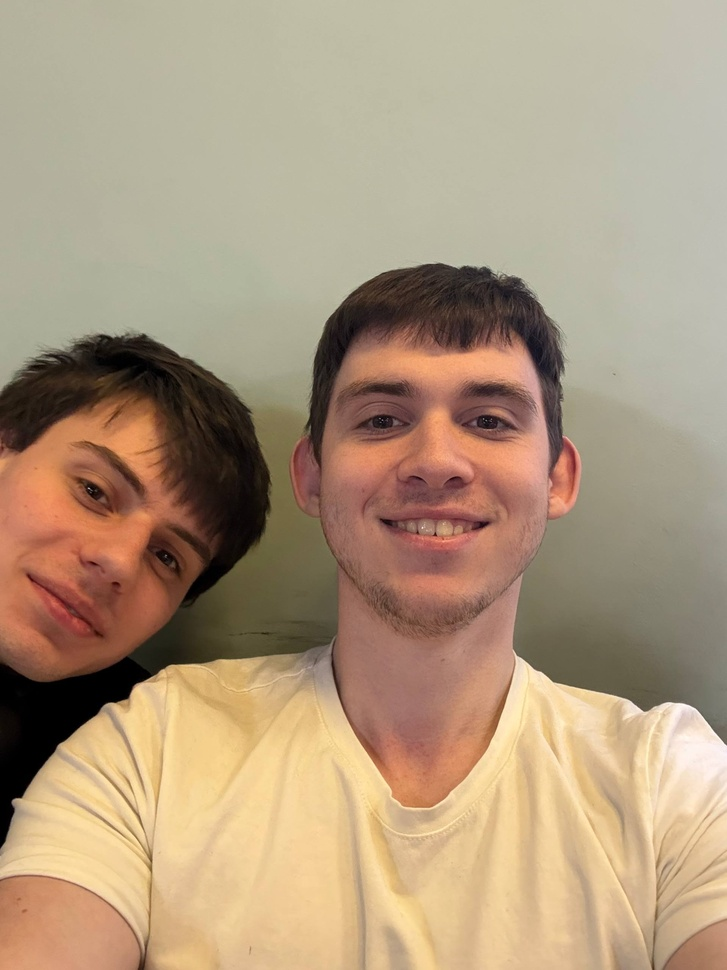
#> input picture pictures/lab3/photo_2026-03-09_16-30-33.jpg, 727 x 970 px, shrunk from 1919 x 2560 before the run
$ python lab3.py
#> lines starting #> are read from the running program, lines starting #| are printed output that depends on the picture; after the words box and inside, x2 and y2 are one past the last pixel; in counts of white or black regions, pixels touching at a corner belong together
import cv2
import numpy as np
import matplotlib.pyplot as plt

def imread_unicode(path):
    try:
        with open(path, "rb") as f:
            chunk = f.read()
        return cv2.imdecode(np.frombuffer(chunk, dtype=np.uint8), cv2.IMREAD_COLOR)
#> returned value is the input picture: shape (970, 727, 3); mean B, G, R 126.2, 152.5, 174.7
    except Exception as e:
        print(f"Помилка читання: {e}")
        return None

path_l = 'G:/allLabs/обробка зображень/lab3/photo_2026-03-09_16-30-33.jpg'
path_r = 'G:/allLabs/обробка зображень/lab3/photo_2026-03-09_16-30-26.jpg'

img_left = imread_unicode(path_l)
img_right = imread_unicode(path_r)
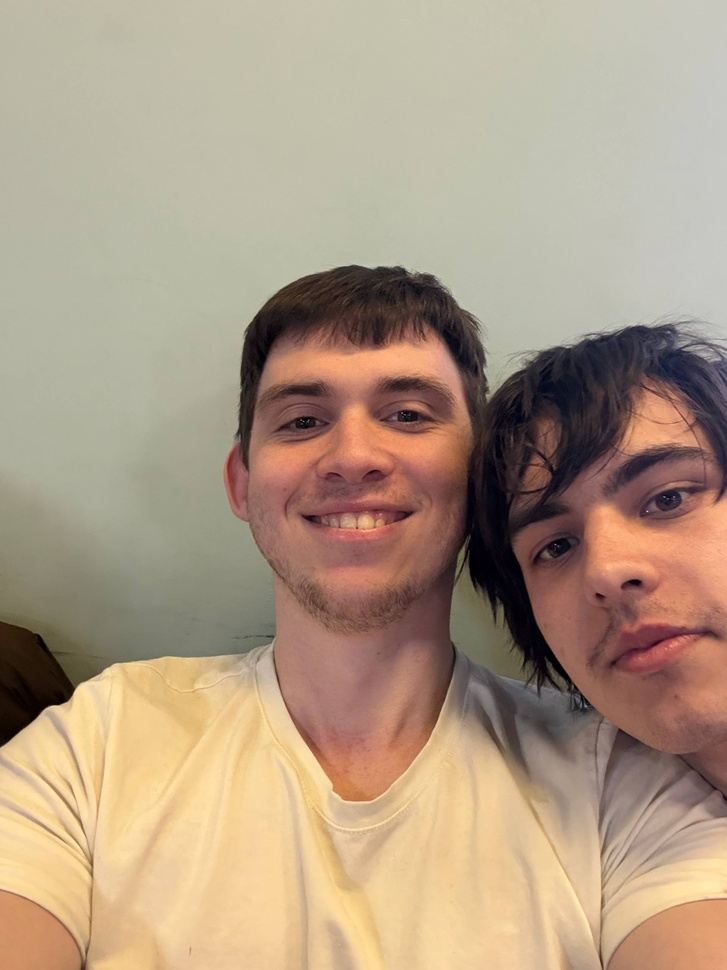
#> input picture pictures/lab3/photo_2026-03-09_16-30-26.jpg, 727 x 970 px, shrunk from 1919 x 2560 before the run
#> in imread_unicode, returned value is the input picture: shape (970, 727, 3); mean B, G, R 132.3, 154.4, 175

if img_left is None or img_right is None:
    print(" Файли не знайдено!")
    exit()

img_l = cv2.cvtColor(img_left, cv2.COLOR_BGR2RGB)
img_r = cv2.cvtColor(img_right, cv2.COLOR_BGR2RGB)
gray_l = cv2.cvtColor(img_left, cv2.COLOR_BGR2GRAY)
gray_r = cv2.cvtColor(img_right, cv2.COLOR_BGR2GRAY)
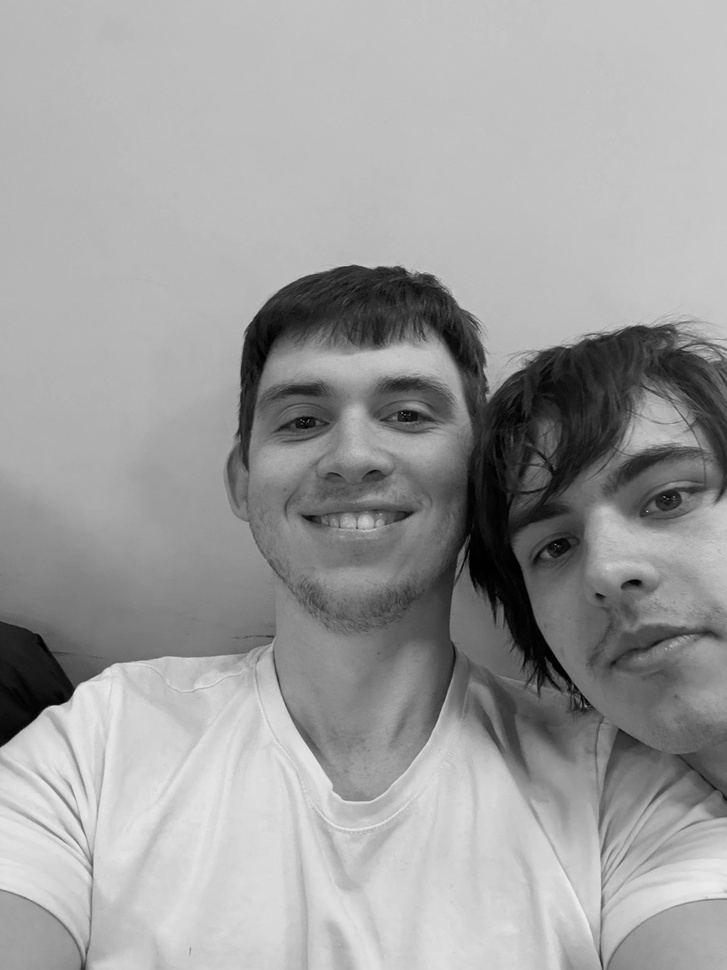
#> gray_r: shape (970, 727); min 0, max 238, mean 158.1

sift = cv2.SIFT_create()
kp_l, des_l = sift.detectAndCompute(gray_l, None)
#> kp_l = 554 keypoints; strongest (x, y, size): (116, 682, 30.8), (127, 366, 51.9), (139, 690, 9.8), (435, 534, 2.2)
kp_r, des_r = sift.detectAndCompute(gray_r, None)
#> kp_r = 644 keypoints; strongest (x, y, size): (656, 422, 39.2), (265, 336, 30.6), (421, 357, 31.3), (635, 582, 7.5)

bf = cv2.BFMatcher()
matches = bf.knnMatch(des_l, des_r, k=2)
#> matches = 554 matches
good_matches = [m for m, n in matches if m.distance < 0.75 * n.distance]
#> good_matches = 68 matches

if len(good_matches) > 4:
    src_pts = np.float32([kp_l[m.queryIdx].pt for m in good_matches]).reshape(-1, 1, 2)
#> src_pts = 68 rows, first 8: [77.54, 882.5], [79.18, 767.4], [85.77, 889], [115.1, 405.6], [144.5, 856.1], [144.9, 869.1], [147.1, 898.9], [148.3, 860.6]
    dst_pts = np.float32([kp_r[m.trainIdx].pt for m in good_matches]).reshape(-1, 1, 2)
#> dst_pts = 68 rows, first 8: [46.95, 907.1], [19.42, 773.6], [24.71, 897.9], [358.1, 500.7], [85.46, 861.5], [85.86, 875.2], [87.85, 904.8], [89.32, 865.8]

    H, mask = cv2.findHomography(src_pts, dst_pts, cv2.RANSAC, 5.0)
#> H = [[0.909, 0.0193, -67.64], [-0.0929, 0.897, 59.25], [-6.75e-05, -5.27e-05, 1]]; mask = 68 values, max 1 at index 1, min 0 at index 0, mean 0.735

    h_l, w_l = img_l.shape[:2]
#> h_l = 970; w_l = 727
    h_r, w_r = img_r.shape[:2]
#> h_r = 970; w_r = 727

    corners_l = np.float32([[0, 0], [0, h_l], [w_l, h_l], [w_l, 0]]).reshape(-1, 1, 2)
#> corners_l = [[0, 0], [0, 970], [727, 970], [727, 0]]
    corners_l_transformed = cv2.perspectiveTransform(corners_l, H)
#> corners_l_transformed = [[-67.64, 59.25], [-51.54, 979.3], [680.2, 957.7], [623.9, -8.74]]
    corners_r = np.float32([[0, 0], [0, h_r], [w_r, h_r], [w_r, 0]]).reshape(-1, 1, 2)
#> corners_r = [[0, 0], [0, 970], [727, 970], [727, 0]]

    all_corners = np.concatenate((corners_l_transformed, corners_r), axis=0)
#> all_corners = [[-67.64, 59.25], [-51.54, 979.3], [680.2, 957.7], [623.9, -8.74], [0, 0], [0, 970], [727, 970], [727, 0]]

    [x_min, y_min] = np.int32(all_corners.min(axis=0).ravel() - 0.5)
#> x_min = -68; y_min = -9
    [x_max, y_max] = np.int32(all_corners.max(axis=0).ravel() + 0.5)
#> x_max = 727; y_max = 979

    w_pano = x_max - x_min
#> w_pano = 795
    h_pano = y_max - y_min
#> h_pano = 988
    translation_dist = [-x_min, -y_min]
#> translation_dist = [68, 9]
    H_translation = np.array([[1, 0, translation_dist[0]], [0, 1, translation_dist[1]], [0, 0, 1]])
#> H_translation = [[1, 0, 68], [0, 1, 9], [0, 0, 1]]

    pano_l = cv2.warpPerspective(img_l, H_translation.dot(H), (w_pano, h_pano))
    pano_r = np.zeros((h_pano, w_pano, 3), dtype=np.uint8)
    pano_r[translation_dist[1]:translation_dist[1]+h_r,
           translation_dist[0]:translation_dist[0]+w_r] = img_r

    mask_l_img = cv2.warpPerspective(np.ones((h_l, w_l), dtype=np.uint8)*255, H_translation.dot(H), (w_pano, h_pano))
    mask_l = mask_l_img > 0
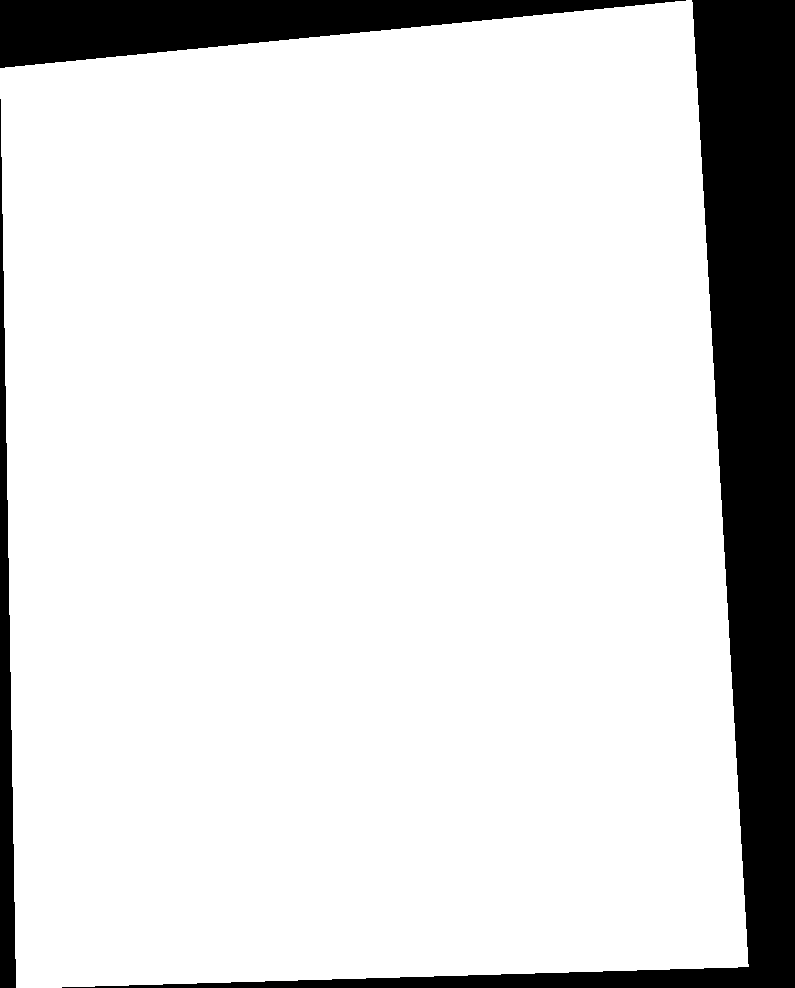
#> mask_l: shape (988, 795) bool; 85.9% white; 3 black regions, box (x1, y1, x2, y2) and area: (62, 0, 795, 988) 80311, (0, 0, 686, 68) 23463, (0, 99, 16, 988) 7343
    mask_r = np.zeros((h_pano, w_pano), dtype=bool)
    mask_r[translation_dist[1]:translation_dist[1]+h_r, translation_dist[0]:translation_dist[0]+w_r] = True

    overlap = mask_l & mask_r
#> overlap: shape (988, 795) bool; 78.6% white; 1 black region, box (x1, y1, x2, y2) and area: (0, 0, 795, 988) 168155
    coords = np.where(overlap)
#> coords = 617305 positions, rows 9 to 978, columns 68 to 748
    if len(coords[1]) > 0:
        mid_x = (np.min(coords[1]) + np.max(coords[1])) // 2
#> mid_x = 408
    else:
        mid_x = w_pano // 2

    panorama = np.zeros_like(pano_l)
    _, x_idx = np.indices((h_pano, w_pano))

    left_side = x_idx < mid_x
#> left_side: shape (988, 795) bool; 51.3% white; 1 black region, box (x1, y1, x2, y2) and area: (408, 0, 795, 988) 382356
    right_side = x_idx >= mid_x

    panorama[left_side & mask_l] = pano_l[left_side & mask_l]
    panorama[left_side & (~mask_l) & mask_r] = pano_r[left_side & (~mask_l) & mask_r]
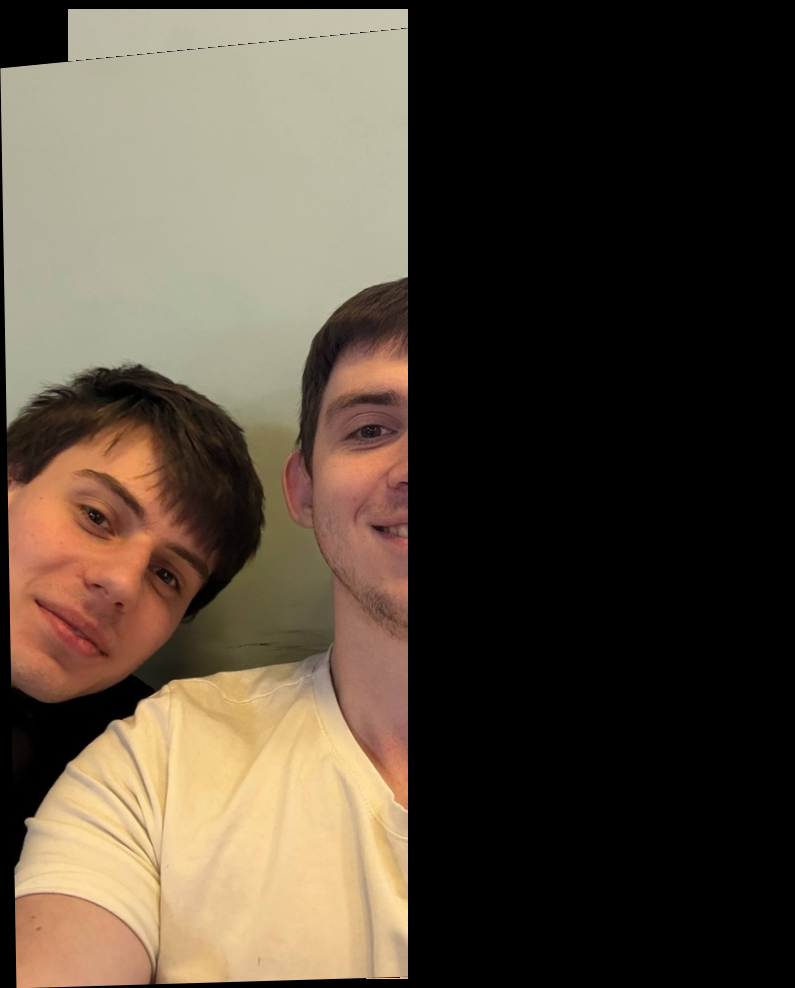
#> panorama: shape (988, 795, 3); mean R, G, B 82.9, 71.3, 57.4

    panorama[right_side & mask_r] = pano_r[right_side & mask_r]
    panorama[right_side & (~mask_r) & mask_l] = pano_l[right_side & (~mask_r) & mask_l]
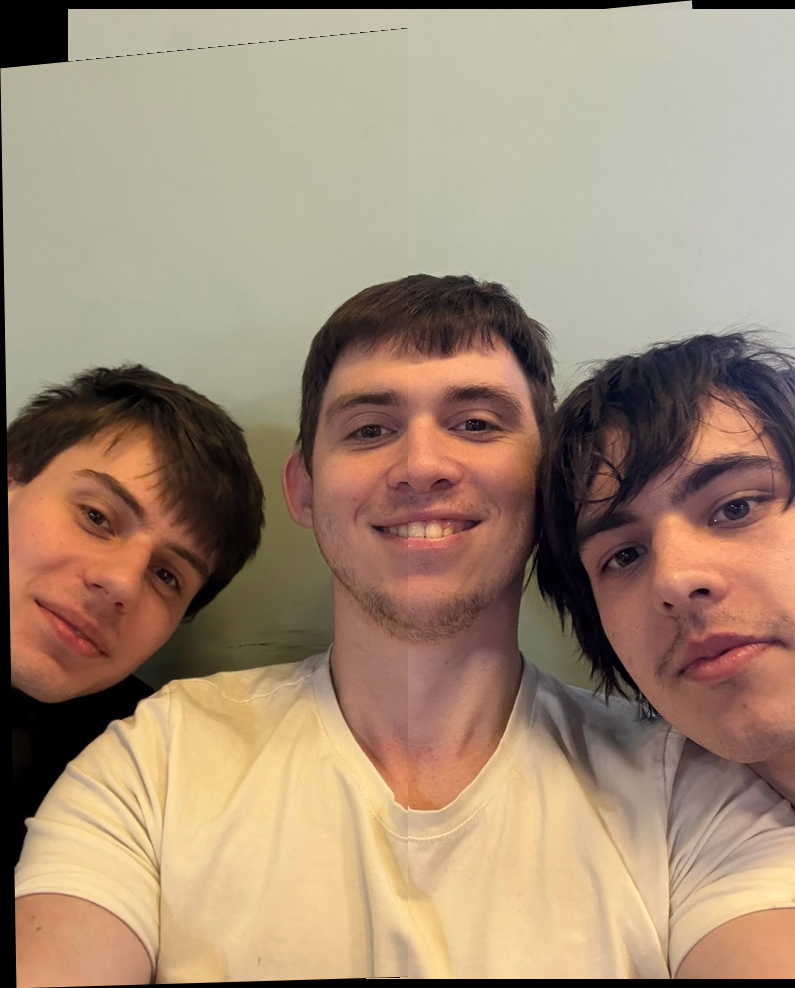
#> panorama: shape (988, 795, 3); mean R, G, B 162.2, 139.1, 117.1

    plt.figure(figsize=(15, 10))

    plt.subplot(2, 1, 1)
    img_matches = cv2.drawMatches(img_l, kp_l, img_r, kp_r, good_matches[:30], None, flags=2)
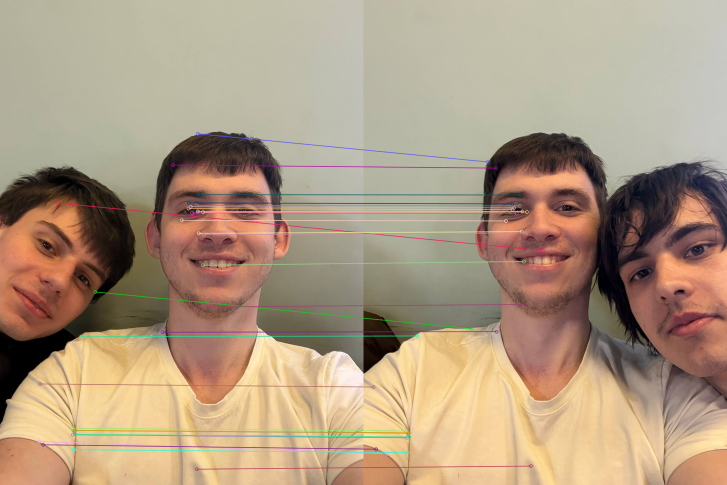
#> img_matches: shape (970, 1454, 3) (shown at 1/2 size); mean R, G, B 174.4, 153.2, 129.5
    plt.imshow(img_matches)
    plt.title(f"Знайдено збігів: {len(good_matches)}")
    plt.axis('off')

    plt.subplot(2, 1, 2)
    plt.imshow(panorama)
    plt.title("Результат зшивання (розумний шов по центру)")
    plt.axis('off')

    plt.tight_layout()
    plt.show()
else:
    print("Недостатньо спільних точок для зшивання!")
